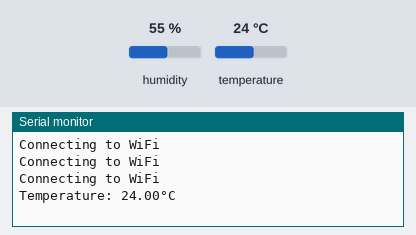
Bench run of a program on a simulated ESP8266 (NodeMCU). Shown: the last lines printed to the serial monitor. The inputs (shaded band) are chosen by the test bench; at power-on: humidity 55 %, temperature 24 °C. WiFi joins after 1.5 s; servers stay silent unless stated; uploads are accepted with an empty reply.

Above: at 2.7 s.
2.8 s: humidity set to 22 %
At 3.7 s:
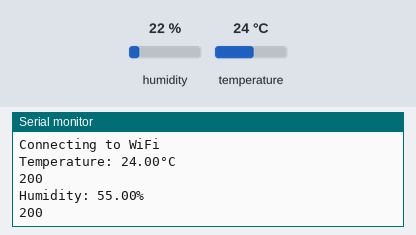
4.8 s: temperature set to 12 °C
At 5.67 s:
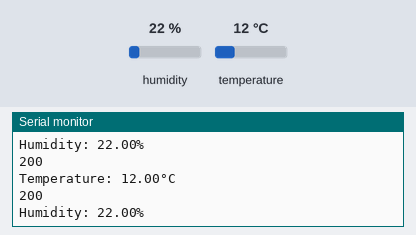
6.8 s: humidity set to 40 %
At 7.9 s:
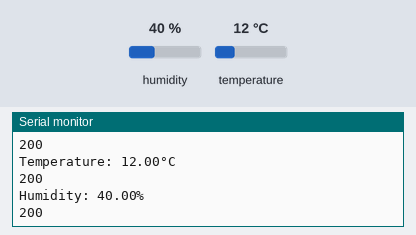
Timing chart, 0 to 9.8 s (numbered marks = the images above; inputs shaded):
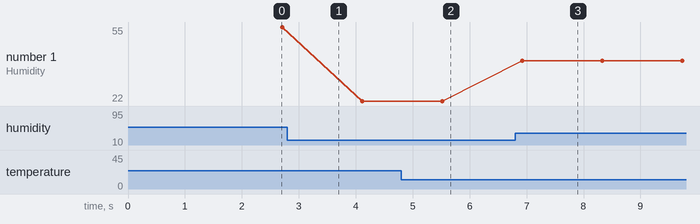

The program:

main.cpp
```cpp
#include <Arduino.h>

#include <Adafruit_Sensor.h>
#include <DHT.h>
#include <DHT_U.h>

#include <ESP8266HTTPClient.h>
#include <ESP8266WiFi.h>
#include <WifiClient.h>

#define DHTPIN 2 // Datapin

#define DHTTYPE DHT11

DHT_Unified dht(DHTPIN, DHTTYPE);

uint32_t delayMS;

WiFiClient client;
HTTPClient http;

void setup()
{
  Serial.begin(9600);

  dht.begin();

  WiFi.begin("NodeMCU_Station_Mode", "h5pd091121_Styrer"); // H5PD091121 Klasseværelset
  //WiFi.begin("FTTH_SC7618", "TrobotAcjov9"); // Hjemme hos Graesholt!
  while (WiFi.status() != WL_CONNECTED) // Wait for WiFI connection
  {
    delay(500);
    Serial.println(F("Connecting to WiFi"));
  }
}

void loop()
{
  delay(1000); // Delay between measurements.

  sensors_event_t event;
  dht.temperature().getEvent(&event); // Get temperature
  if (isnan(event.temperature))
  {
    Serial.println(F("Error reading temperature!"));
  }
  else
  {
    Serial.print(F("Temperature: "));
    Serial.print(event.temperature); // Print temperature
    Serial.println(F("°C"));

    if (WiFi.status() == WL_CONNECTED) // If WiFi connected
    {
      http.begin(client, "http://api.temp.computerx.dk:5000/temperatures"); // Request destination
      http.addHeader("Content-Type", "application/json"); // Request content-type header
      String content = "{\"TemperatureCentigrade\":" + String(event.temperature) + ", \"Room\":{\"RoomName\": \"H5PD091121\"}}"; // Request content

      int httpCode = http.POST(content); // Send the request
      String payload = http.getString(); // Get response

      Serial.println(httpCode); // Print HTTP return code
      Serial.println(payload); // Print response

      http.end(); // Close connection
    }
    else
    {
      Serial.println(F("Error in WiFi connection"));
    }
  }

  dht.humidity().getEvent(&event); // Get humidity
  if (isnan(event.relative_humidity))
  {
    Serial.println(F("Error reading humidity!"));
  }
  else
  {
    Serial.print(F("Humidity: "));
    Serial.print(event.relative_humidity); // Print humidity
    Serial.println(F("%"));

    if (WiFi.status() == WL_CONNECTED) // If WiFi connected
    {
      http.begin(client, "http://api.temp.computerx.dk:5000/moistures"); // Request destination
      http.addHeader("Content-Type", "application/json"); // Request content-type header
      String content = "{\"MoistureValue\":" + String(event.relative_humidity) + ", \"Room\":{\"RoomName\": \"H5PD091121\"}}"; // Request content

      int httpCode = http.POST(content); // Send the request
      String payload = http.getString(); // Get response

      Serial.println(httpCode); // Print HTTP return code
      Serial.println(payload); // Print response

      http.end(); // Close connection
    }
    else
    {
      Serial.println(F("Error in WiFi connection"));
    }
  }
}
```

Measured:
- after the input at 4.8 s, the serial monitor: prints a new line after 0.51 s (image 2)
- after the input at 6.8 s, the serial monitor: prints a new line after 0.12 s (image 3)
- plotted number 1: 55 → 22 after the input at 2.8 s, 22 → 40 after the input at 6.8 s
